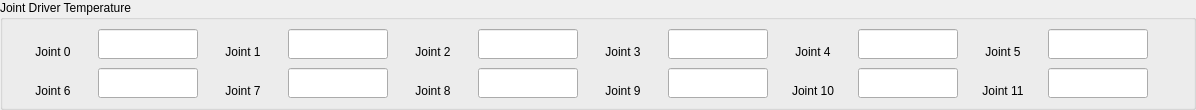
            <widget class="QGroupBox" name="groupBox_joint_driver_temp">
             <property name="minimumSize">
              <size>
               <width>300</width>
               <height>110</height>
              </size>
             </property>
             <property name="maximumSize">
              <size>
               <width>5200</width>
               <height>110</height>
              </size>
             </property>
             <property name="title">
              <string>Joint Driver Temperature</string>
             </property>
             <layout class="QGridLayout" name="gridLayout_19">
              <property name="leftMargin">
               <number>5</number>
              </property>
              <property name="topMargin">
               <number>0</number>
              </property>
              <property name="rightMargin">
               <number>5</number>
              </property>
              <property name="bottomMargin">
               <number>0</number>
              </property>
              <property name="spacing">
               <number>0</number>
              </property>
              <item row="0" column="5">
               <widget class="QLineEdit" name="lineEdit_joint_driver_temp_2">
                <property name="minimumSize">
                 <size>
                  <width>80</width>
                  <height>30</height>
                 </size>
                </property>
                <property name="maximumSize">
                 <size>
                  <width>100</width>
                  <height>30</height>
                 </size>
                </property>
                <property name="text">
                 <string/>
                </property>
                <property name="alignment">
                 <set>Qt::AlignLeading|Qt::AlignLeft|Qt::AlignVCenter</set>
                </property>
               </widget>
              </item>
              <item row="0" column="1">
               <widget class="QLineEdit" name="lineEdit_joint_driver_temp_0">
                <property name="minimumSize">
                 <size>
                  <width>80</width>
                  <height>30</height>
                 </size>
                </property>
                <property name="maximumSize">
                 <size>
                  <width>100</width>
                  <height>30</height>
                 </size>
                </property>
                <property name="text">
                 <string/>
                </property>
                <property name="alignment">
                 <set>Qt::AlignLeading|Qt::AlignLeft|Qt::AlignVCenter</set>
                </property>
               </widget>
              </item>
              <item row="0" column="3">
               <widget class="QLineEdit" name="lineEdit_joint_driver_temp_1">
                <property name="minimumSize">
                 <size>
                  <width>80</width>
                  <height>30</height>
                 </size>
                </property>
                <property name="maximumSize">
                 <size>
                  <width>100</width>
                  <height>30</height>
                 </size>
                </property>
                <property name="text">
                 <string/>
                </property>
                <property name="alignment">
                 <set>Qt::AlignLeading|Qt::AlignLeft|Qt::AlignVCenter</set>
                </property>
               </widget>
              </item>
              <item row="0" column="11">
               <widget class="QLineEdit" name="lineEdit_joint_driver_temp_5">
                <property name="minimumSize">
                 <size>
                  <width>80</width>
                  <height>30</height>
                 </size>
                </property>
                <property name="maximumSize">
                 <size>
                  <width>100</width>
                  <height>30</height>
                 </size>
                </property>
                <property name="text">
                 <string/>
                </property>
                <property name="alignment">
                 <set>Qt::AlignLeading|Qt::AlignLeft|Qt::AlignVCenter</set>
                </property>
               </widget>
              </item>
              <item row="0" column="10">
               <widget class="QLabel" name="label_129">
                <property name="minimumSize">
                 <size>
                  <width>90</width>
                  <height>30</height>
                 </size>
                </property>
                <property name="maximumSize">
                 <size>
                  <width>90</width>
                  <height>30</height>
                 </size>
                </property>
                <property name="text">
                 <string>Joint 5</string>
                </property>
                <property name="alignment">
                 <set>Qt::AlignBottom|Qt::AlignHCenter</set>
                </property>
               </widget>
              </item>
              <item row="0" column="2">
               <widget class="QLabel" name="label_130">
                <property name="minimumSize">
                 <size>
                  <width>90</width>
                  <height>30</height>
                 </size>
                </property>
                <property name="maximumSize">
                 <size>
                  <width>90</width>
                  <height>30</height>
                 </size>
                </property>
                <property name="text">
                 <string>Joint 1</string>
                </property>
                <property name="alignment">
                 <set>Qt::AlignBottom|Qt::AlignHCenter</set>
                </property>
               </widget>
              </item>
              <item row="0" column="12">
               <spacer name="horizontalSpacer_14">
                <property name="orientation">
                 <enum>Qt::Horizontal</enum>
                </property>
                <property name="sizeHint" stdset="0">
                 <size>
                  <width>40</width>
                  <height>20</height>
                 </size>
                </property>
               </spacer>
              </item>
              <item row="0" column="0">
               <widget class="QLabel" name="label_131">
                <property name="minimumSize">
                 <size>
                  <width>90</width>
                  <height>30</height>
                 </size>
                </property>
                <property name="maximumSize">
                 <size>
                  <width>90</width>
                  <height>30</height>
                 </size>
                </property>
                <property name="text">
                 <string>Joint 0</string>
                </property>
                <property name="alignment">
                 <set>Qt::AlignBottom|Qt::AlignHCenter</set>
                </property>
               </widget>
              </item>
              <item row="0" column="7">
               <widget class="QLineEdit" name="lineEdit_joint_driver_temp_3">
                <property name="minimumSize">
                 <size>
                  <width>80</width>
                  <height>30</height>
                 </size>
                </property>
                <property name="maximumSize">
                 <size>
                  <width>100</width>
                  <height>30</height>
                 </size>
                </property>
                <property name="text">
                 <string/>
                </property>
                <property name="alignment">
                 <set>Qt::AlignLeading|Qt::AlignLeft|Qt::AlignVCenter</set>
                </property>
               </widget>
              </item>
              <item row="0" column="8">
               <widget class="QLabel" name="label_132">
                <property name="minimumSize">
                 <size>
                  <width>90</width>
                  <height>30</height>
                 </size>
                </property>
                <property name="maximumSize">
                 <size>
                  <width>90</width>
                  <height>30</height>
                 </size>
                </property>
                <property name="text">
                 <string>Joint 4</string>
                </property>
                <property name="alignment">
                 <set>Qt::AlignBottom|Qt::AlignHCenter</set>
                </property>
               </widget>
              </item>
              <item row="0" column="4">
               <widget class="QLabel" name="label_133">
                <property name="minimumSize">
                 <size>
                  <width>90</width>
                  <height>30</height>
                 </size>
                </property>
                <property name="maximumSize">
                 <size>
                  <width>90</width>
                  <height>30</height>
                 </size>
                </property>
                <property name="text">
                 <string>Joint 2</string>
                </property>
                <property name="alignment">
                 <set>Qt::AlignBottom|Qt::AlignHCenter</set>
                </property>
               </widget>
              </item>
              <item row="0" column="6">
               <widget class="QLabel" name="label_134">
                <property name="minimumSize">
                 <size>
                  <width>90</width>
                  <height>30</height>
                 </size>
                </property>
                <property name="maximumSize">
                 <size>
                  <width>90</width>
                  <height>30</height>
                 </size>
                </property>
                <property name="text">
                 <string>Joint 3</string>
                </property>
                <property name="alignment">
                 <set>Qt::AlignBottom|Qt::AlignHCenter</set>
                </property>
               </widget>
              </item>
              <item row="0" column="9">
               <widget class="QLineEdit" name="lineEdit_joint_driver_temp_4">
                <property name="minimumSize">
                 <size>
                  <width>80</width>
                  <height>30</height>
                 </size>
                </property>
                <property name="maximumSize">
                 <size>
                  <width>100</width>
                  <height>30</height>
                 </size>
                </property>
                <property name="text">
                 <string/>
                </property>
                <property name="alignment">
                 <set>Qt::AlignLeading|Qt::AlignLeft|Qt::AlignVCenter</set>
                </property>
               </widget>
              </item>
              <item row="1" column="0">
               <widget class="QLabel" name="label_135">
                <property name="minimumSize">
                 <size>
                  <width>90</width>
                  <height>30</height>
                 </size>
                </property>
                <property name="maximumSize">
                 <size>
                  <width>90</width>
                  <height>30</height>
                 </size>
                </property>
                <property name="text">
                 <string>Joint 6</string>
                </property>
                <property name="alignment">
                 <set>Qt::AlignBottom|Qt::AlignHCenter</set>
                </property>
               </widget>
              </item>
              <item row="1" column="1">
               <widget class="QLineEdit" name="lineEdit_joint_driver_temp_6">
                <property name="minimumSize">
                 <size>
                  <width>80</width>
                  <height>30</height>
                 </size>
                </property>
                <property name="maximumSize">
                 <size>
                  <width>100</width>
                  <height>30</height>
                 </size>
                </property>
                <property name="text">
                 <string/>
                </property>
                <property name="alignment">
                 <set>Qt::AlignLeading|Qt::AlignLeft|Qt::AlignVCenter</set>
                </property>
               </widget>
              </item>
              <item row="1" column="2">
               <widget class="QLabel" name="label_136">
                <property name="minimumSize">
                 <size>
                  <width>90</width>
                  <height>30</height>
                 </size>
                </property>
                <property name="maximumSize">
                 <size>
                  <width>90</width>
                  <height>30</height>
                 </size>
                </property>
                <property name="text">
                 <string>Joint 7</string>
                </property>
                <property name="alignment">
                 <set>Qt::AlignBottom|Qt::AlignHCenter</set>
                </property>
               </widget>
              </item>
              <item row="1" column="3">
               <widget class="QLineEdit" name="lineEdit_joint_driver_temp_7">
                <property name="minimumSize">
                 <size>
                  <width>80</width>
                  <height>30</height>
                 </size>
                </property>
                <property name="maximumSize">
                 <size>
                  <width>100</width>
                  <height>30</height>
                 </size>
                </property>
                <property name="text">
                 <string/>
                </property>
                <property name="alignment">
                 <set>Qt::AlignLeading|Qt::AlignLeft|Qt::AlignVCenter</set>
                </property>
               </widget>
              </item>
              <item row="1" column="4">
               <widget class="QLabel" name="label_137">
                <property name="minimumSize">
                 <size>
                  <width>90</width>
                  <height>30</height>
                 </size>
                </property>
                <property name="maximumSize">
                 <size>
                  <width>90</width>
                  <height>30</height>
                 </size>
                </property>
                <property name="text">
                 <string>Joint 8</string>
                </property>
                <property name="alignment">
                 <set>Qt::AlignBottom|Qt::AlignHCenter</set>
                </property>
               </widget>
              </item>
              <item row="1" column="5">
               <widget class="QLineEdit" name="lineEdit_joint_driver_temp_8">
                <property name="minimumSize">
                 <size>
                  <width>80</width>
                  <height>30</height>
                 </size>
                </property>
                <property name="maximumSize">
                 <size>
                  <width>100</width>
                  <height>30</height>
                 </size>
                </property>
                <property name="text">
                 <string/>
                </property>
                <property name="alignment">
                 <set>Qt::AlignLeading|Qt::AlignLeft|Qt::AlignVCenter</set>
                </property>
               </widget>
              </item>
              <item row="1" column="6">
               <widget class="QLabel" name="label_138">
                <property name="minimumSize">
                 <size>
                  <width>90</width>
                  <height>30</height>
                 </size>
                </property>
                <property name="maximumSize">
                 <size>
                  <width>90</width>
                  <height>30</height>
                 </size>
                </property>
                <property name="text">
                 <string>Joint 9</string>
                </property>
                <property name="alignment">
                 <set>Qt::AlignBottom|Qt::AlignHCenter</set>
                </property>
               </widget>
              </item>
              <item row="1" column="7">
               <widget class="QLineEdit" name="lineEdit_joint_driver_temp_9">
                <property name="minimumSize">
                 <size>
                  <width>80</width>
                  <height>30</height>
                 </size>
                </property>
                <property name="maximumSize">
                 <size>
                  <width>100</width>
                  <height>30</height>
                 </size>
                </property>
                <property name="text">
                 <string/>
                </property>
                <property name="alignment">
                 <set>Qt::AlignLeading|Qt::AlignLeft|Qt::AlignVCenter</set>
                </property>
               </widget>
              </item>
              <item row="1" column="8">
               <widget class="QLabel" name="label_139">
                <property name="minimumSize">
                 <size>
                  <width>90</width>
                  <height>30</height>
                 </size>
                </property>
                <property name="maximumSize">
                 <size>
                  <width>90</width>
                  <height>30</height>
                 </size>
                </property>
                <property name="text">
                 <string>Joint 10</string>
                </property>
                <property name="alignment">
                 <set>Qt::AlignBottom|Qt::AlignHCenter</set>
                </property>
               </widget>
              </item>
              <item row="1" column="9">
               <widget class="QLineEdit" name="lineEdit_joint_driver_temp_10">
                <property name="minimumSize">
                 <size>
                  <width>80</width>
                  <height>30</height>
                 </size>
                </property>
                <property name="maximumSize">
                 <size>
                  <width>100</width>
                  <height>30</height>
                 </size>
                </property>
                <property name="text">
                 <string/>
                </property>
                <property name="alignment">
                 <set>Qt::AlignLeading|Qt::AlignLeft|Qt::AlignVCenter</set>
                </property>
               </widget>
              </item>
              <item row="1" column="10">
               <widget class="QLabel" name="label_140">
                <property name="minimumSize">
                 <size>
                  <width>90</width>
                  <height>30</height>
                 </size>
                </property>
                <property name="maximumSize">
                 <size>
                  <width>90</width>
                  <height>30</height>
                 </size>
                </property>
                <property name="text">
                 <string>Joint 11</string>
                </property>
                <property name="alignment">
                 <set>Qt::AlignBottom|Qt::AlignHCenter</set>
                </property>
               </widget>
              </item>
              <item row="1" column="11">
               <widget class="QLineEdit" name="lineEdit_joint_driver_temp_11">
                <property name="minimumSize">
                 <size>
                  <width>80</width>
                  <height>30</height>
                 </size>
                </property>
                <property name="maximumSize">
                 <size>
                  <width>100</width>
                  <height>30</height>
                 </size>
                </property>
                <property name="text">
                 <string/>
                </property>
                <property name="alignment">
                 <set>Qt::AlignLeading|Qt::AlignLeft|Qt::AlignVCenter</set>
                </property>
               </widget>
              </item>
             </layout>
            </widget>
